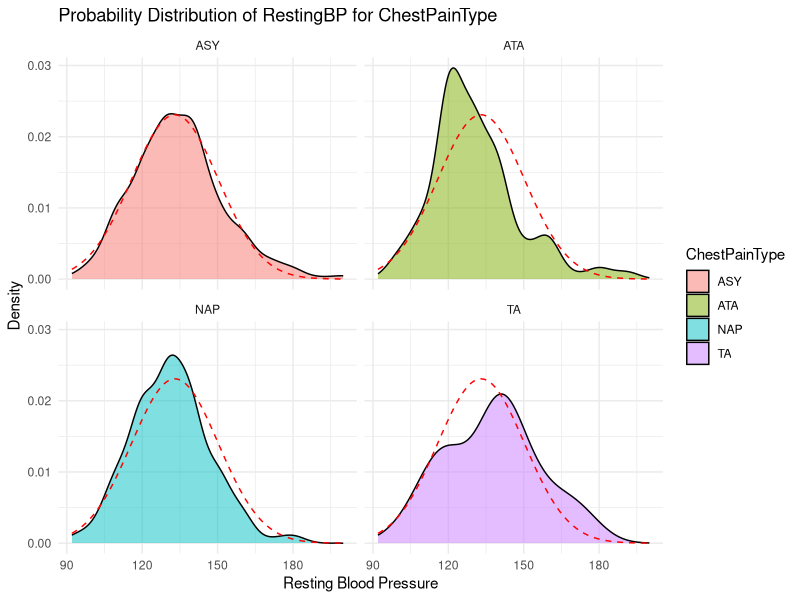

Here is the R script that generated this plot:
library(ggplot2)
library(dplyr)

heart_data <- read.csv("heart.csv")

ggplot(heart_data, aes(x=RestingBP, fill=ChestPainType)) +
  geom_density(alpha=0.5) +
  facet_wrap(~ChestPainType) +
  stat_function(fun=dnorm, args=list(mean=mean(heart_data$RestingBP, na.rm=TRUE), 
                                     sd=sd(heart_data$RestingBP, na.rm=TRUE)), 
                color="red", linetype="dashed") +
  theme_minimal() +
  labs(title="Probability Distribution of RestingBP for ChestPainType",
       x="Resting Blood Pressure",
       y="Density")
